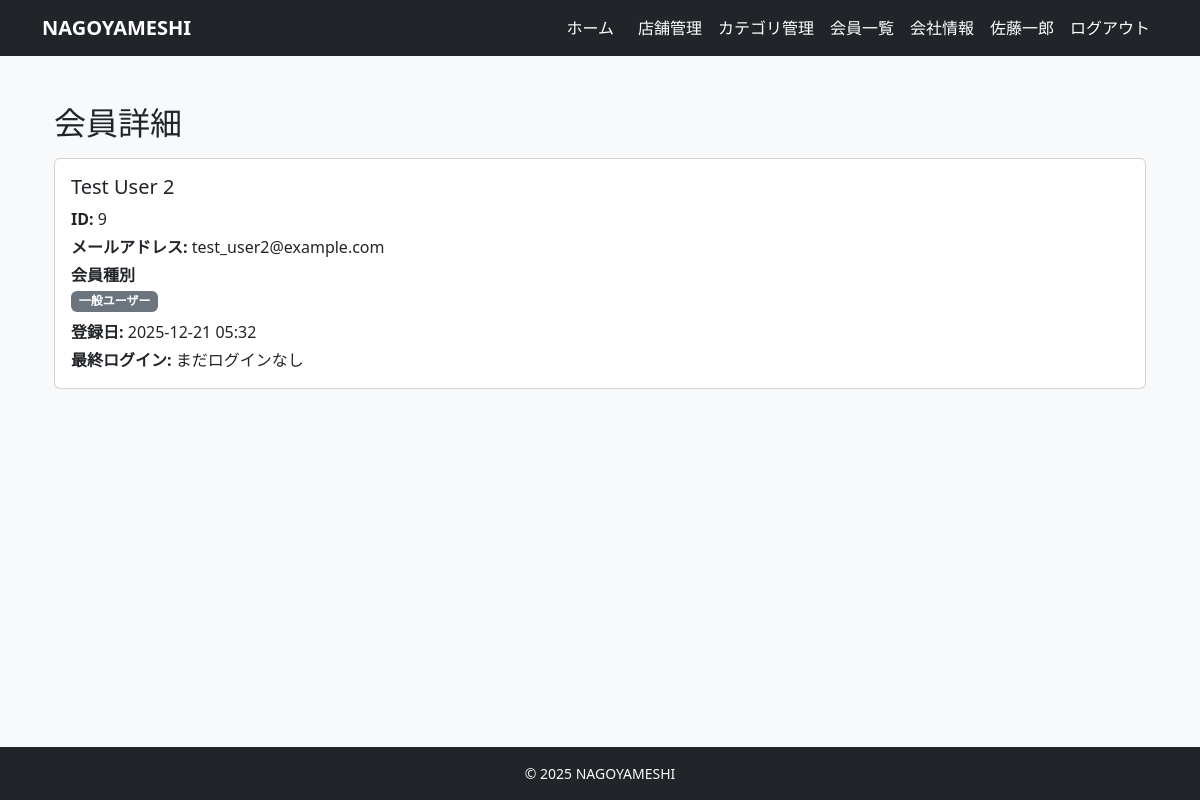
/owner/members/9/ (signed in), run on the app's committed database.
### accounts/models.py (models this page shows, shortened)
class User(AbstractUser):
    username = None  # 使わない（メールログインにする）
    email = models.EmailField(unique=True)
    name = models.CharField(max_length=10)
    name_kana = models.CharField(max_length=10)
    zipcode = models.CharField(max_length=8)
    address = models.CharField(max_length=20)
    tel = models.CharField(max_length=11)
    company = models.ForeignKey(
        'restaurants.Company',
        verbose_name='所属会社',
        on_delete=models.SET_NULL,
        null=True,
        blank=True,
        related_name='staff_members'
    )
    is_paid_member = models.BooleanField(default=False)
    is_owner_member = models.BooleanField(default=False)
    created_at = models.DateTimeField(auto_now_add=True)
    updated_at = models.DateTimeField(auto_now=True)
    USERNAME_FIELD = 'email'
    REQUIRED_FIELDS = ['name', 'name_kana', 'zipcode', 'address', 'tel']
    objects = CustomUserManager()

### restaurants/views.py (the view)
# urls.py: path("owner/members/<int:pk>/", views.OwnerMemberDetailView.as_view(), name="owner_member_detail"),
class OwnerMemberDetailView(LoginRequiredMixin, OwnerRequiredMixin, DetailView):
    model = User
    template_name = "restaurants/owner_member_detail.html"
    context_object_name = "member"
    def get_context_data(self, **kwargs):
        ctx = super().get_context_data(**kwargs)
        return ctx

### restaurants/views.py (called while the page is built)
    def test_func(self):
        user = self.request.user
        return user.is_authenticated and getattr(user, "is_owner_member", False)

### templates/restaurants/owner_member_detail.html
{% extends "base.html" %}
{% block content %}
<div class="container mt-4">
    <h2>会員詳細</h2>
    <div class="card mt-3">
        <div class="card-body">
            <h5 class="card-title">
                {{ member.name }}
            </h5>
            <p class="card-text mb-1"><strong>ID:</strong> {{ member.id }}</p>
            <p class="card-text mb-1"><strong>メールアドレス:</strong> {{ member.email }}</p>
            <dt class="col-sm-3">会員種別</dt>
            <dd class="col-sm-9">
                {% if member.is_owner_member %}
                <span class="badge bg-warning text-dark border border-warning">
                    オーナー
                </span>
                {% elif member.is_staff %}
                <span class="badge bg-danger">システム管理者</span>
                {% else %}
                <span class="badge bg-secondary">一般ユーザー</span>
                {% endif %}
            </dd>
            <p class="card-text mb-1">
                <strong>登録日:</strong> {{ member.date_joined|date:"Y-m-d H:i" }}
            </p>
            <p class="card-text mb-0">
                <strong>最終ログイン:</strong>
                {% if member.last_login %}
                {{ member.last_login|date:"Y-m-d H:i" }}
                {% else %}
                まだログインなし
                {% endif %}
            </p>
        </div>
    </div>
</div>
{% endblock %}

### templates/base.html (shortened to what this page needs)
<!DOCTYPE html>
<html lang="ja">
<head>
    <link href="https://cdn.jsdelivr.net/npm/bootstrap@5.3.3/dist/css/bootstrap.min.css" rel="stylesheet"
>
</head>
<body class="bg-light d-flex flex-column min-vh-100">
    <nav class="navbar navbar-expand-lg navbar-dark bg-dark mb-4">
        <div class="container">
            <a class="navbar-brand fw-bold" href="/">NAGOYAMESHI</a>
            <div class="collapse navbar-collapse" id="navbarNav">
                <ul class="navbar-nav ms-auto align-items-center">
                    {% if user.is_authenticated %}
                    {% if user.is_owner_member %}
                    <li class="nav-item">
                        <a class="nav-link me-2" href="{% url 'restaurants:owner_dashboard' %}">ホーム</a>
                    </li>
                    {% else %}
                    <li class="nav-item">
                        <a class="nav-link me-2" href="{% url 'restaurants:restaurant_list' %}">ホーム</a>
                    </li>
                    {% endif %}
                    {% if user.is_owner_member %}
                    <li class="nav-item"><a class="nav-link"
                            href="{% url 'restaurants:owner_restaurant_list' %}">店舗管理</a></li>
                    <li class="nav-item"><a class="nav-link"
                            href="{% url 'restaurants:owner_category_list' %}">カテゴリ管理</a></li>
                    <li class="nav-item"><a class="nav-link" href="{% url 'restaurants:owner_member_list' %}">会員一覧</a>
                    </li>
                    <li class="nav-item"><a class="nav-link" href="{% url 'restaurants:company_detail' %}">会社情報</a></li>
                    {% endif %}
                    {% if not user.is_owner_member %}
                    <li class="nav-item dropdown ms-2">
                        <a class="nav-link dropdown-toggle" href="#" id="navbarDropdown" role="button"
                            data-bs-toggle="dropdown" aria-expanded="false">
                            {{ user.name|default:user.email }}
                        </a>
                        <ul class="dropdown-menu dropdown-menu-end" aria-labelledby="navbarDropdown">
                            <li><a class="dropdown-item" href="{% url 'accounts:user_profile' %}">会員情報</a></li>
                            <li><a class="dropdown-item" href="{% url 'reservations:reservation_list' %}">予約一覧</a></li>
                            <li><a class="dropdown-item" href="{% url 'restaurants:my_favorite_list' %}">お気に入り一覧</a>
                            </li>
                            <li>
                                <hr class="dropdown-divider">
                            </li>
                            <li><a class="dropdown-item" href="{% url 'accounts:payment_method' %}">お支払い方法</a></li>
                            <li><a class="dropdown-item" href="{% url 'accounts:subscription_cancel' %}">有料プラン解約</a>
                            </li>
                            <li>
                                <hr class="dropdown-divider">
                            </li>
                            <li>
                                <form method="post" action="{% url 'accounts:logout' %}">
                                    {% csrf_token %}
                                    <button type="submit" class="dropdown-item w-100 text-start">
                                        ログアウト
                                    </button>
                                </form>
                            </li>
                        </ul>
                    </li>
                    {% else %}
                    <li class="nav-item ms-2">
                        <span class="navbar-text me-2">{{ user.name|default:user.email }}</span>
                    </li>
                    <li class="nav-item">
                        <form method="post" action="{% url 'accounts:logout' %}" class="d-inline">
                            <button type="submit" class="btn btn-link nav-link">
                                ログアウト
                            </button>
                        </form>
                    </li>
                    {% endif %}
                    {% endif %}
                </ul>
            </div>
        </div>
    </nav>
    <main class="container mb-5 flex-grow-1">
        {% block content %}{% endblock %}
    </main>
    <footer class="bg-dark text-light py-3 mt-auto">
        <div class="container text-center small">
            &copy; {{ now|default:"2025" }} NAGOYAMESHI
        </div>
    </footer>
</body>
</html>

### templates/base.html (style rules this page uses)
.navbar.navbar-dark .navbar-brand, .navbar.navbar-dark .navbar-text, .navbar.navbar-dark .navbar-nav .nav-link, .navbar.navbar-dark .navbar-nav .nav-link:visited, .navbar.navbar-dark .btn-link.nav-link, .navbar.navbar-dark .dropdown-toggle { color: #ffffff !important; }

### data on the page
User: name "佐藤一郎"
User: name "Test User 2", id "9", email "test_user2@example.com", date_joined "2025-12-21 05:32"

### other printed values
{{ now|default:"2025" }} "2025"
